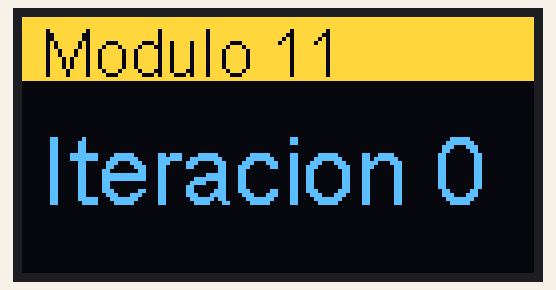
Recording of a sketch running on a simulated ESP8266 (NodeMCU). Parts: 128×64 one-colour display. The OLED is the two-colour kind (top 16 rows yellow).

Above: at 0.1 s.
At 4.1 s:
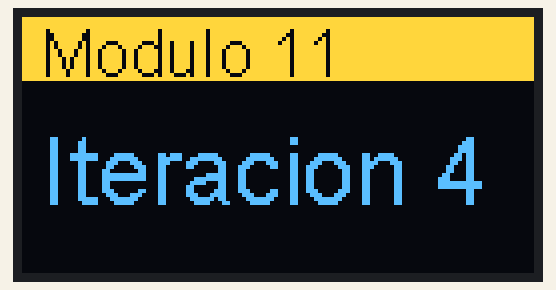
At 9.2 s:
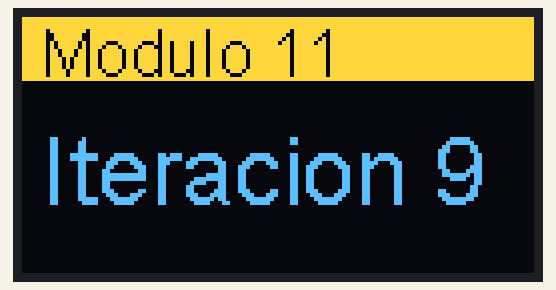
At 19.3 s:
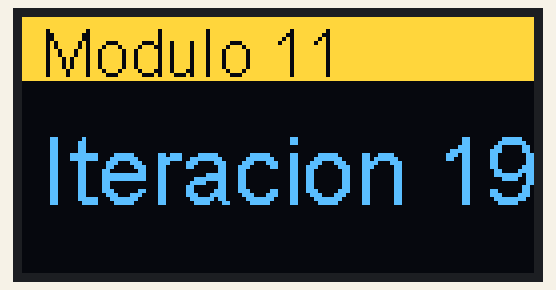
At 28.5 s:
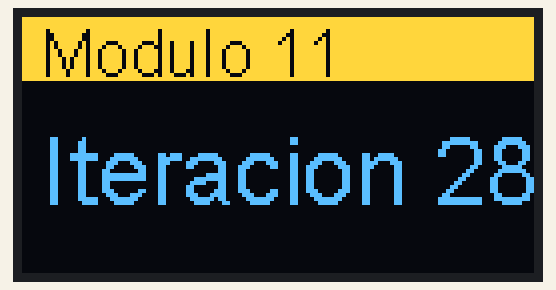
At 38.6 s:
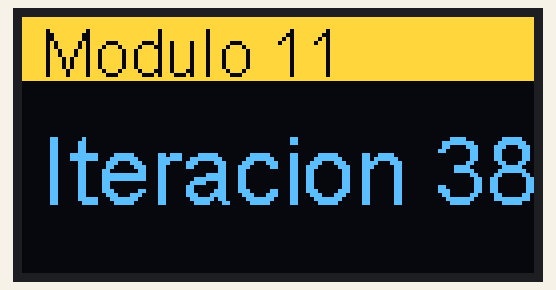

Measured:
- what the display in image 1 shows lasts 1.0 s, from 4.1 s to 5.1 s

The sketch:

13_Screen.ino
```cpp
//SSD1306 datasheet: https://cdn-shop.adafruit.com/datasheets/SSD1306.pdf

//repositorio libreria https://github.com/ThingPulse/esp8266-oled-ssd1306
#include "SSD1306Wire.h"

//NODEMCU
//D1> SLC
//D2> SDA

//Direccion IIC para SSD1306 es 0x3c esto lo obtenemos del datasheet

SSD1306Wire  display(0x3c, D2, D1);

void setup() {
  display.init(); //inicializamos el display
  display.flipScreenVertically(); //damos vuelta a la imagen por la posicion de nuestra pantalla
}

int iteracion =0; //Desplegaremos el numero de iteracion que hagamos

void loop() {
  display.clear(); //Limpiamos lo que haya en pantalla

  //dibujamos un rectangulo con relleno
  //Parametros: posicion x, posicion Y, largo, ancho
  display.fillRect(0, 0, 128, 16);

  //definimos el color de escritura a "negro" para poder escribir sobre el rectangulo
  display.setColor(BLACK);

  /* tamanos de fuente validos:
      ArialMT_Plain_10,
      ArialMT_Plain_16,
      ArialMT_Plain_24
  */
  display.setFont(ArialMT_Plain_16);

  //Desplegamos un texto sobre el rectangulo
  //Parametros: posicion x, posicion Y, texto
  display.drawString(5, 0, "Modulo 11");


  //definimos el color de escritura a Blanco (el default)
  display.setColor(WHITE);

  // cambiamos tamano de fuente y desplegamos mensaje
  display.setFont(ArialMT_Plain_24);
  display.drawString(5, 25, "Iteracion "+String(iteracion++));

  //Mandamos al display lo que construimos en el buffer
  display.display();

  delay(1000);
}
```
